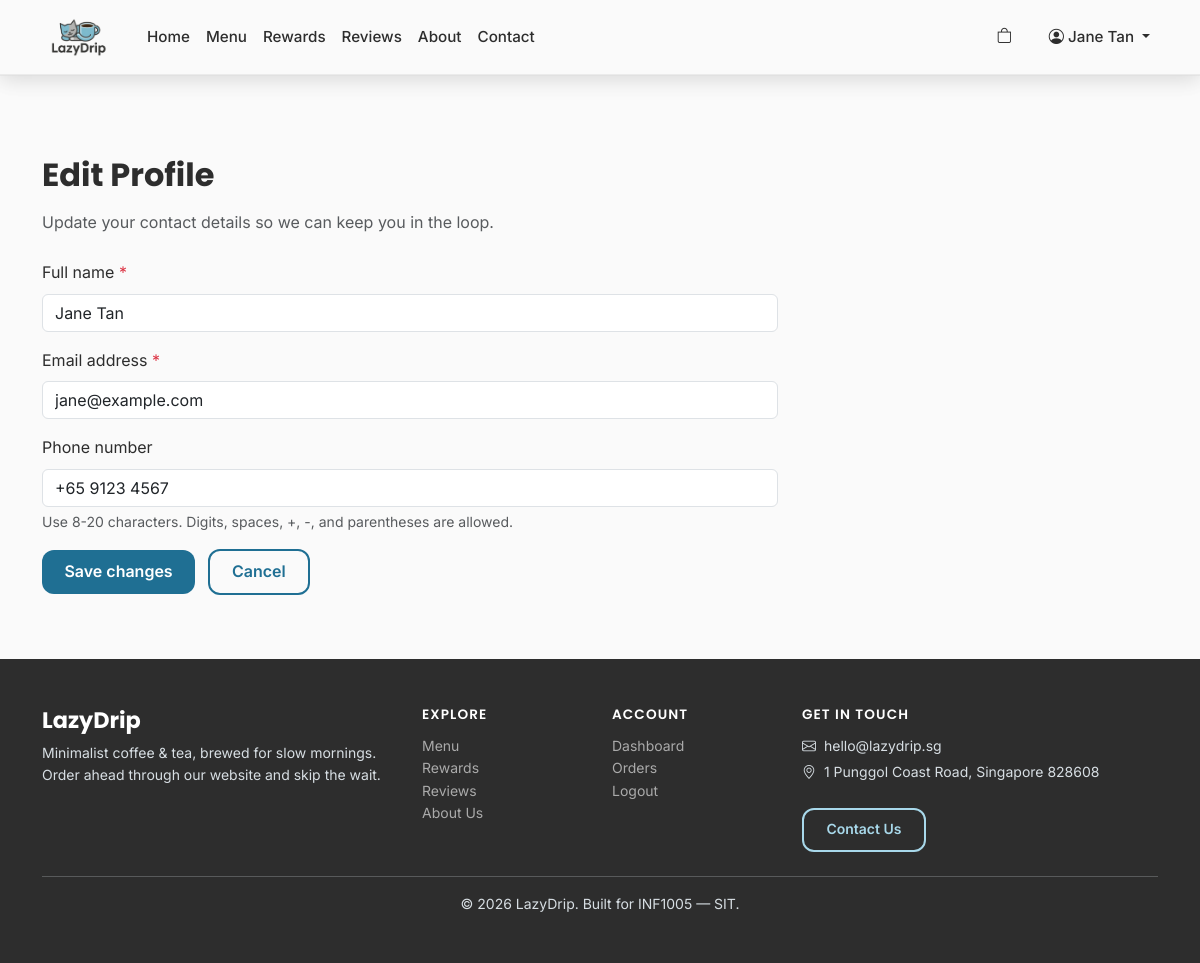
Page /customer/profile_edit.php (signed in) on the committed database.
### tables this page shows
CREATE TABLE users (
    user_id       INT UNSIGNED AUTO_INCREMENT PRIMARY KEY,
    full_name     VARCHAR(120)  NOT NULL,
    email         VARCHAR(255)  NOT NULL UNIQUE,
    password_hash VARCHAR(255)  NOT NULL,
    phone         VARCHAR(30)   DEFAULT NULL,
    role          ENUM('customer','admin') NOT NULL DEFAULT 'customer',
    points        INT UNSIGNED  NOT NULL DEFAULT 0,
    is_active     TINYINT(1)    NOT NULL DEFAULT 1,
    created_at    DATETIME      NOT NULL DEFAULT CURRENT_TIMESTAMP
);

### includes/functions.php (called while the page is built, shortened)
<?php
function e(string $value): string
{
    return htmlspecialchars($value, ENT_QUOTES, 'UTF-8');
}
function old_input(string $key, string $default = ''): string
{
    return $_SESSION['old_input'][$key] ?? $default;
}

### customer/profile_edit.php (the view, shortened to what this page needs)
<?php
require_once __DIR__ . '/../includes/header.php';
$field_errors = $_SESSION['field_errors'] ?? [];
function fetchUserData(PDO $pdo, int $userId): array
{
    $stmt = $pdo->prepare("SELECT email, phone, full_name FROM users WHERE user_id = ? LIMIT 1");
    $stmt->execute([$userId]);
    return (array)$stmt->fetch();
}
$userData = fetchUserData($pdo, $_SESSION['user_id']);
$email     = old_input('email', $userData['email'] ?? '');
$phone     = old_input('phone', $userData['phone'] ?? '');
$fullName  = old_input('full_name', $userData['full_name'] ?? '');
?>
<section class="ld-section">
    <div class="container">
        <h1 class="ld-section-title mb-3">Edit Profile</h1>
        <p class="text-muted mb-4">Update your contact details so we can keep you in the loop.</p>
        <div class="row">
            <div class="col-md-8">
                <form method="POST" action="<?= APP_URL ?>/customer/profile_edit.php" class="ld-form needs-validation" data-inline-validate="true" novalidate>
                    <div class="mb-3">
                        <label class="form-label" for="full_name">Full name <span class="text-danger" aria-hidden="true">*</span></label>
                        <input
                            id="full_name"
                            name="full_name"
                            type="text"
                            class="form-control <?= !empty($field_errors['full_name']) ? 'is-invalid' : '' ?>"
                            value="<?= e($fullName) ?>"
                            autocomplete="name"
                            aria-describedby="<?= !empty($field_errors['full_name']) ? 'full_name_error' : '' ?>"
                            required>
                    </div>
                    <div class="mb-3">
                        <label class="form-label" for="email">Email address <span class="text-danger" aria-hidden="true">*</span></label>
                        <input
                            id="email"
                            name="email"
                            type="email"
                            class="form-control <?= !empty($field_errors['email']) ? 'is-invalid' : '' ?>"
                            value="<?= e($email) ?>"
                            autocomplete="email"
                            aria-describedby="<?= !empty($field_errors['email']) ? 'email_error' : '' ?>"
                            required>
                    </div>
                    <div class="mb-3">
                        <label class="form-label" for="phone">Phone number</label>
                        <input
                            id="phone"
                            name="phone"
                            type="tel"
                            class="form-control <?= !empty($field_errors['phone']) ? 'is-invalid' : '' ?>"
                            value="<?= e($phone) ?>"
                            autocomplete="tel"
                            pattern="^\+?[0-9\s\-()]{8,20}$"
                            aria-describedby="<?= !empty($field_errors['phone']) ? 'phone_error' : 'phone_help' ?>">
                        <div id="phone_help" class="form-text">Use 8-20 characters. Digits, spaces, +, -, and parentheses are allowed.</div>
                    </div>
                    <button type="submit" class="ld-btn-primary">Save changes</button>
                    <a href="<?= APP_URL ?>/customer/dashboard.php" class="ld-btn-outline ms-2">Cancel</a>
                </form>
            </div>
        </div>
    </div>
</section>
<?php require_once __DIR__ . '/../includes/footer.php'; ?>

### assets/css/style.css (style rules this page uses)
:root { --ld-blue: #A8D8EA; --ld-blue-dark: #7EC8E3; --ld-blue-light: #E8F6FB; --ld-charcoal: #2D2D2D; --ld-muted: #555555; --ld-white: #FAFAFA; --ld-radius: 12px; --ld-shadow: 0 4px 20px rgba(0,0,0,0.07); --font-head: 'Poppins', sans-serif; --font-body: 'Inter', sans-serif; }
*, *::before, *::after { box-sizing: border-box; }
html { scroll-behavior: smooth; }
html, body { max-width: 100%; overflow-x: clip; }
body { background-color: var(--ld-white); color: var(--ld-charcoal); font-family: var(--font-body); font-size: 1rem; line-height: 1.6; min-height: 100vh; display: flex; flex-direction: column; }
h1, h2, h3, h4, h5, h6 { font-family: var(--font-head); font-weight: 600; }
a { color: #2E7FA8; text-decoration: none; transition: color 0.2s; }
.ld-btn-primary, .btn.ld-btn-primary { background-color: #1F6F93; border-color: #1F6F93; border: none; color: #fff; font-weight: 600; border-radius: var(--ld-radius); padding: 0.5rem 1.4rem; transition: background 0.2s, transform 0.1s; display: inline-block; }
.ld-btn-outline { border: 2px solid #1F6F93; color: #1F6F93; font-weight: 600; border-radius: var(--ld-radius); padding: 0.5rem 1.4rem; transition: all 0.2s; display: inline-block; background: transparent; }
.ld-section { padding: 4rem 0; }
.ld-section-title { font-size: 2rem; font-weight: 700; margin-bottom: 0.5rem; }
.navbar-nav .nav-link, .ld-btn-primary, .btn.ld-btn-primary, .ld-btn-outline, .ld-qty-btn { min-width: 44px; min-height: 44px; }

### rows in the picture
users: full_name "Jane Tan", email "jane@example.com", phone "+65 9123 4567"

### other values in the picture
$_SESSION['full_name'] "Jane Tan"
APP_NAME "LazyDrip"
